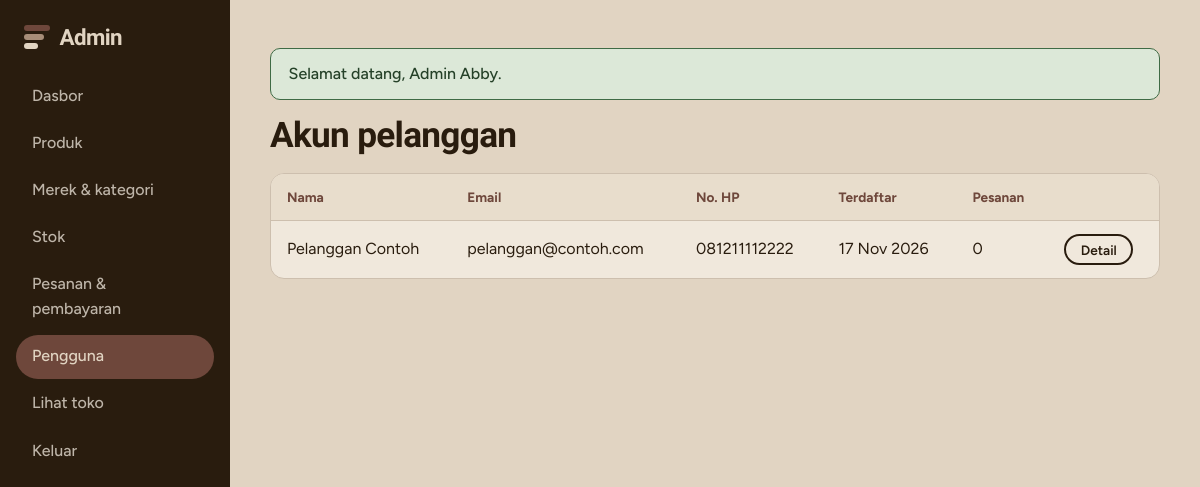
The app's page /admin/pengguna.php (signed in) with its own data.
### tables this page shows
CREATE TABLE pengguna (
  id_pengguna INT AUTO_INCREMENT PRIMARY KEY,
  nama        VARCHAR(100) NOT NULL,
  email       VARCHAR(120) NOT NULL UNIQUE,
  password    VARCHAR(255) NOT NULL,
  no_hp       VARCHAR(20)  NULL,
  peran       ENUM('admin','pelanggan') NOT NULL DEFAULT 'pelanggan',
  dibuat_pada TIMESTAMP NOT NULL DEFAULT CURRENT_TIMESTAMP
);

### admin/pengguna.php (the view, shortened to what this page needs)
<?php
include __DIR__ . '/_header.php';
$pdo = db();
$id = (int)($_GET['id'] ?? 0);
if ($id):
    $s = $pdo->prepare("SELECT * FROM pengguna WHERE id_pengguna=? AND peran='pelanggan'"); $s->execute([$id]); $u = $s->fetch();
    if (!$u) { echo '<div class="alert alert-error">Pelanggan tidak ditemukan.</div>'; include __DIR__ . '/_footer.php'; exit; }
    $a = $pdo->prepare('SELECT * FROM alamat WHERE id_pengguna=?'); $a->execute([$id]); $alamat = $a->fetchAll();
    $o = $pdo->prepare('SELECT * FROM pesanan WHERE id_pengguna=? ORDER BY id_pesanan DESC'); $o->execute([$id]); $pesanan = $o->fetchAll();
?>
<div class="page-head"><h2><?= e($u['nama']) ?></h2><a class="btn btn-ghost" href="<?= url('admin/pengguna.php') ?>">Kembali</a></div>
<div class="form-card" style="margin-bottom:1.5rem"><p><strong>Email:</strong> <?= e($u['email']) ?><br><strong>No. HP:</strong> <?= e($u['no_hp']) ?><br><strong>Terdaftar:</strong> <?= date('d M Y', strtotime($u['dibuat_pada'])) ?></p></div>
<h3>Alamat</h3>
<?php foreach ($alamat as $al): ?><div class="form-card" style="margin-bottom:.8rem;padding:1rem"><strong><?= e($al['label_alamat']) ?></strong><br><?= e($al['alamat_lengkap']) ?>, <?= e($al['kota_kabupaten']) ?>, <?= e($al['provinsi']) ?> <?= e($al['kode_pos']) ?></div><?php endforeach; if (!$alamat) echo '<p class="muted">Belum ada alamat.</p>'; ?>
<h3 style="margin-top:1.5rem">Pesanan</h3>
<div class="table-wrap"><table><thead><tr><th>No.</th><th>Tanggal</th><th>Total</th><th>Status</th><th></th></tr></thead><tbody>
<?php foreach ($pesanan as $p): ?><tr><td>#<?= $p['id_pesanan'] ?></td><td><?= date('d M Y', strtotime($p['tanggal_pesan'])) ?></td><td><?= rupiah($p['total_bayar']) ?></td><td><?= badge_status($p['status_pesanan']) ?></td><td><a class="btn btn-ghost btn-sm" href="<?= url('admin/pesanan.php?id=' . $p['id_pesanan']) ?>">Buka</a></td></tr><?php endforeach; if (!$pesanan): ?><tr><td colspan="5" class="muted">Belum ada pesanan.</td></tr><?php endif; ?></tbody></table></div>
<?php else:
    $list = $pdo->query("SELECT u.*, (SELECT COUNT(*) FROM pesanan p WHERE p.id_pengguna=u.id_pengguna) AS jml FROM pengguna u WHERE u.peran='pelanggan' ORDER BY u.id_pengguna DESC")->fetchAll();
?>
<h2>Akun pelanggan</h2>
<div class="table-wrap"><table><thead><tr><th>Nama</th><th>Email</th><th>No. HP</th><th>Terdaftar</th><th>Pesanan</th><th></th></tr></thead><tbody>
<?php foreach ($list as $u): ?><tr><td><?= e($u['nama']) ?></td><td><?= e($u['email']) ?></td><td><?= e($u['no_hp']) ?></td><td><?= date('d M Y', strtotime($u['dibuat_pada'])) ?></td><td><?= $u['jml'] ?></td><td><a class="btn btn-ghost btn-sm" href="<?= url('admin/pengguna.php?id=' . $u['id_pengguna']) ?>">Detail</a></td></tr><?php endforeach; if (!$list): ?><tr><td colspan="6" class="muted">Belum ada pelanggan.</td></tr><?php endif; ?></tbody></table></div>
<?php endif; include __DIR__ . '/_footer.php'; ?>

### assets/css/style.css (style rules this page uses)
:root { --espresso:#291C0E; --cocoa:#6E473B; --taupe:#A78D78; --stone:#BEB5A9; --cream:#E1D4C2; --paper:#F0E8DC; --line:#CDBFAE; --ok:#3F6B45; --warn:#8A5A12; --bad:#8E2F26; --font-head:'Bricolage Grotesque','Segoe UI',system-ui,sans-serif; --font-body:'Figtree','Segoe UI',system-ui,sans-serif; --pill:999px; --r:14px; }
* { box-sizing:border-box }
html { scroll-behavior:smooth }
body { margin:0;background:var(--cream);color:var(--espresso);font:16px/1.55 var(--font-body);-webkit-font-smoothing:antialiased }
a { color:var(--cocoa) }
h1,h2,h3 { font-family:var(--font-head);line-height:1.1;margin:0 0 .5em;letter-spacing:-.02em }
h2 { font-size:clamp(1.6rem,3vw,2.2rem);font-weight:700 }
.btn { display:inline-block;border:2px solid var(--espresso);background:var(--espresso);color:var(--cream);padding:.7rem 1.4rem;border-radius:var(--pill);font:600 .95rem var(--font-body);cursor:pointer;text-decoration:none;transition:background .15s,color .15s }
.btn-ghost { background:transparent;color:var(--espresso) }
.btn-sm { padding:.35rem .9rem;font-size:.85rem }
.table-wrap { overflow-x:auto;background:var(--paper);border-radius:var(--r);border:1px solid var(--line) }
table { width:100%;border-collapse:collapse;min-width:560px }
th,td { padding:.8rem 1rem;text-align:left;border-bottom:1px solid var(--line);vertical-align:middle }
th { font-size:.85rem;color:var(--cocoa);font-weight:700;background:#E8DDCC }
tr:last-child td { border-bottom:0 }

### records on screen
pengguna: nama "Pelanggan Contoh", email "pelanggan@contoh.com", no_hp "081211112222", dibuat_pada "17 Nov 2026", jml "0"

### other values on screen
$nama "Dasbor"
$nama "Produk"
$nama "Merek & kategori"
$nama "Stok"
$nama "Pesanan & pembayaran"
$nama "Pengguna"
$m "Selamat datang, Admin Abby."
